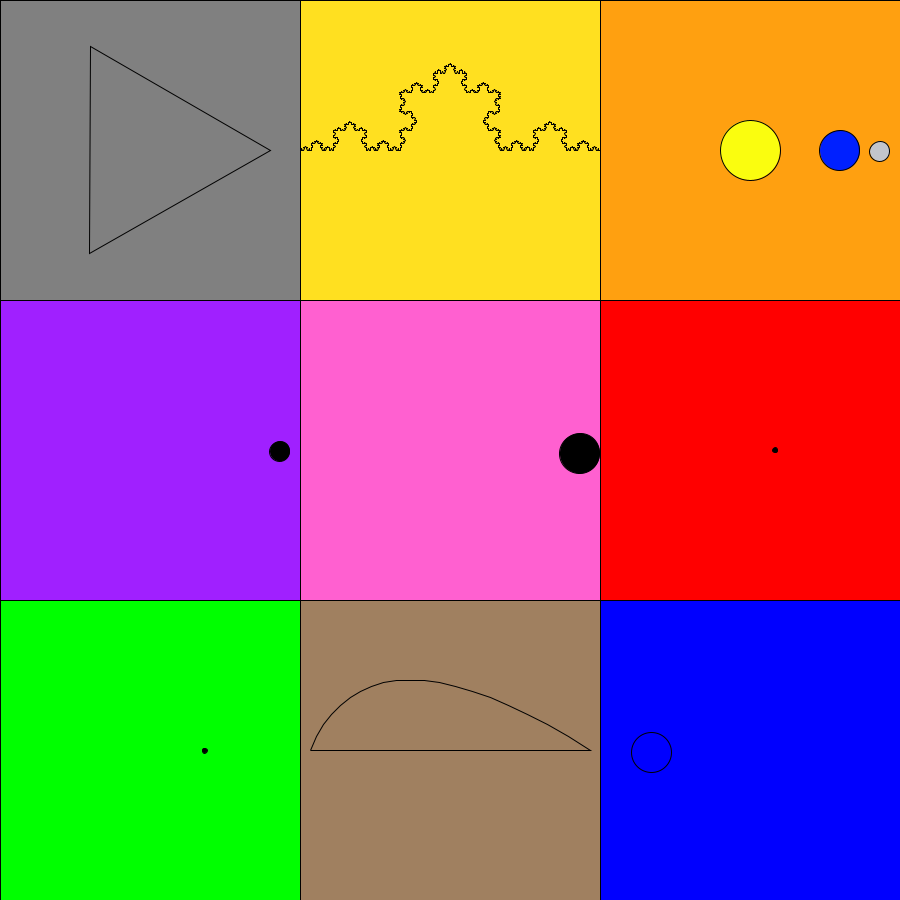
Frame 1 (no input)
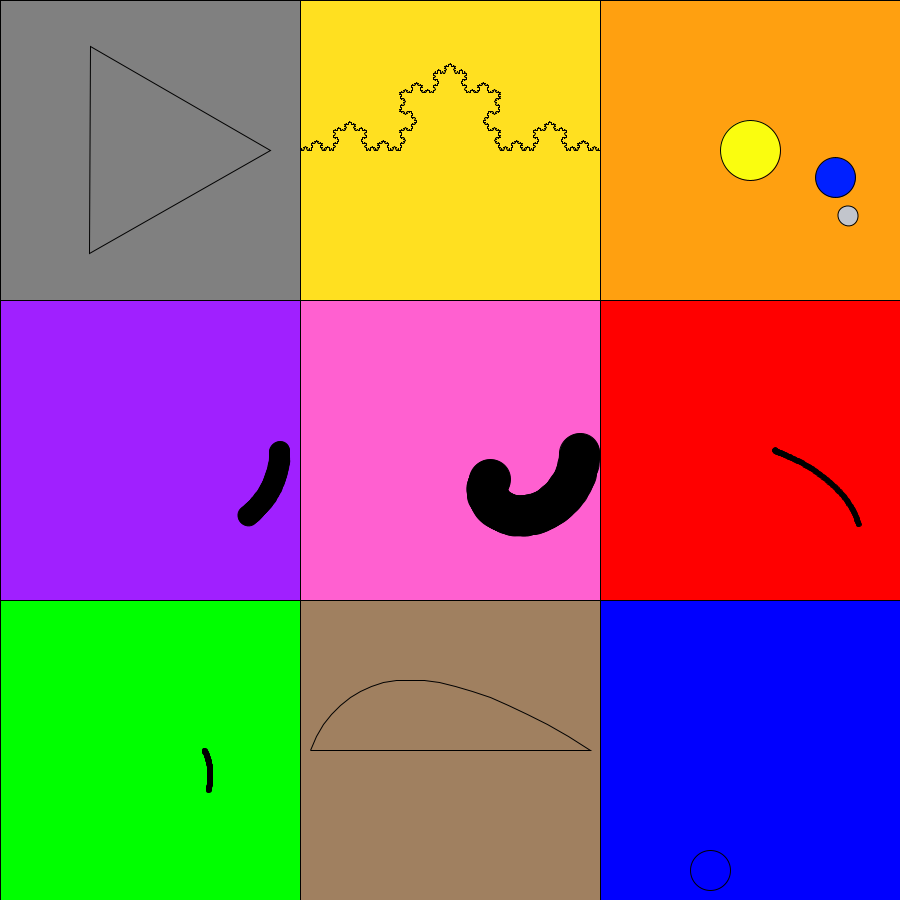
Frame 60 (the mouse pressed at the canvas centre just before this capture)
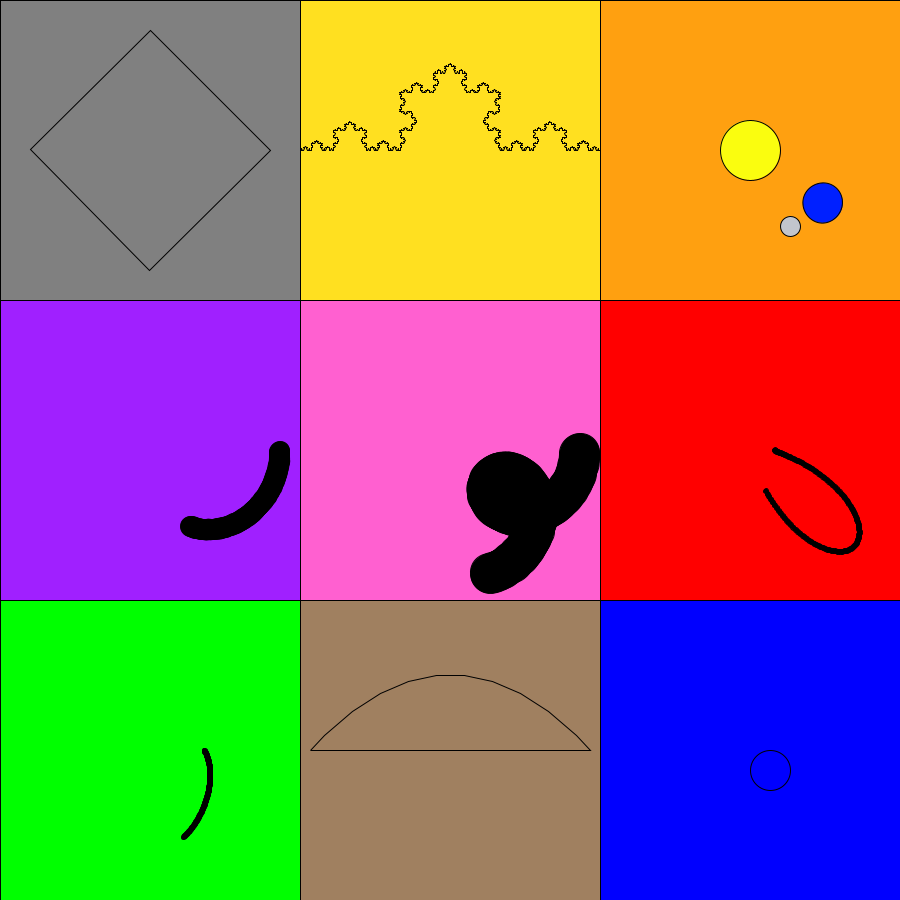
Frame 120 (the mouse held since frame 60 and released just before this capture)

The Processing sketch that drew these frames (run headless with seeded random() and noise(); from frame 60 on, the mouse is pressed at the canvas centre):

// Processing sketch: Trabalho_1
// ── Trabalho_1.pde
boolean drag = false;

float ballx = 50.0;
float bally = 150.0;

float ballRadius = 40.0;

float ballxSpeed = 1;
float ballySpeed = 2;

float p2x = 70;
float p2y = 10;

void setup() {
    size(900,900);
    frameRate(60);

    // (1,1)
    fill(128, 128, 128);
    rect(0, 0, 300, 300);
    
    // (1,2)
    fill(255, 224, 32);
    rect(300, 0, 300, 300);
    
    // (1,3)
    fill(255, 160, 16);
    rect(600, 0, 300, 300);
  
    // (2,1)
    fill(160, 32, 255);
    rect(0, 300, 300, 300);
    
    // (2,2)
    fill(255, 96, 208);
    rect(300, 300, 300, 300);
    
    // (2,3)
    fill(255, 0, 0);
    rect(600, 300, 300, 300);

    // (3,1)
    fill(0, 255, 0);
    rect(0, 600, 300, 300);
    
    // (3,2)
    fill(160, 128, 96);
    rect(300, 600, 300, 300);
    
    // (3,3)
    fill(0, 0, 255);
    rect(600, 600, 300, 300);
}

void draw() {
    // Questão A
    fill(128, 128, 128);
    rect(0, 0, 300, 300);

    translate(150, 150);

    float radius = 300 * 0.4;
    float sides = 3 + frameCount / 120 % 10;
    float theta = TWO_PI / sides;

    beginShape();

    for (int i = 0; i < sides; i++) {
        float x = radius * cos(theta * i);
        float y = radius * sin(theta * i);

        vertex(x, y);
    }

    endShape(CLOSE);

    translate(-150, -150);

    // Questão B
    fill(255, 224, 32);
    rect(300, 0, 300, 300);

    translate(300, 0);

    float ax = 0.0;
    float ay = 150.0;

    float bx = 300.0;
    float by = 150.0;

    koch(ax, ay, bx, by, 5);

    translate(-300, 0);

    // Questão C
    fill(255, 160, 16);
    rect(600, 0, 300, 300);

    translate(600, 150);

    float sunRadius = 60.0;
    float earthRadius = 40.0;
    float moonRadius = 20.0;

    float earthAngle = TWO_PI * frameCount / 1200;
    float moonAngle = TWO_PI * frameCount / 300 - earthAngle;

    pushMatrix();

    translate(150, 0);

    fill(250, 253, 15);
    circle(0, 0, sunRadius);

    pushMatrix();
    
    rotate(earthAngle);

    translate(90, 0);

    fill(0, 32, 255);
    circle(0, 0, earthRadius);

    pushMatrix();
    
    rotate(moonAngle);

    translate(40, 0);

    fill(194, 197, 204);
    circle(0, 0, moonRadius);

    popMatrix();

    popMatrix();

    popMatrix();

    translate(-600, -150);
    
    // Questão D
    if (frameCount % 1200 == 0) {
        fill(160, 32, 255);
        rect(0, 300, 300, 300); 
    }
    
    translate(0, 450);
    
    pushMatrix();

    translate(150, 0);

    pushMatrix();
    
    rotate(earthAngle);

    translate(90, 0);

    pushMatrix();
    
    rotate(moonAngle);

    translate(40, 0);

    fill(0, 0, 0);
    circle(0, 0, moonRadius);

    popMatrix();

    popMatrix();

    popMatrix();
    
    translate(0, -450);
    
    // Questão E
    if (frameCount % 600 == 0) {
        fill(255, 96, 208);
        rect(300, 300, 300, 300); 
    }
    
    translate(300, 450);
    
    moonRadius = 40.0;
    
    earthAngle = TWO_PI * frameCount / 600;
    moonAngle = TWO_PI * frameCount / 100 - earthAngle;
    
    pushMatrix();

    translate(150, 0);

    pushMatrix();
    
    rotate(earthAngle);

    translate(90, 0);

    pushMatrix();
    
    rotate(moonAngle);

    translate(40, 0);

    fill(0, 0, 0);
    circle(0, 0, moonRadius);

    popMatrix();

    popMatrix();

    popMatrix();
    
    translate(-300, -450);
    
    // Questão F
    translate(750, 450);
    
    float u = frameCount / 100.0;
    
    float ux = 35 * cos(u) * (exp(cos(u)) - 2 * cos(4 * u) - sin(pow(u / 12, 5)));
    float uy = 35 * sin(u) * (exp(cos(u)) - 2 * cos(4 * u) - sin(pow(u / 12, 5)));
    
    circle(ux, uy, 5);
    
    translate(-750, -450);
    
    // Questão G
    translate(150, 750);
    
    float rtheta = frameCount / 100.0;
    
    float ra = 0.5;
    float rb = 0.2;
    
    float R = 70;
    
    float r1 = 10;
    float r2 = 0.2;
    
    float r = R * (1 + ra * cos(2 * rtheta + r1) + rb * cos(3 * rtheta + r2));
    
    float rx = r * cos(rtheta);
    float ry = r * sin(rtheta);
    
    circle(rx, ry, 5);
    
    translate(-150, -750);
    
    // Questão H
    fill(160, 128, 96);
    rect(300, 600, 300, 300);
    
    translate(300, 600);
    
    float p1x = 10;
    float p1y = 150;

    if (drag) {
       p2x = min(max(mouseX - 300, 0), 300);
       p2y = min(max(mouseY - 600, 0), 300);
    }

    float p3x = 290;
    float p3y = 150;

    bezier(p1x, p1y, p2x, p2y, p3x, p3y);
    
    translate(-300, -600);
    
    fill(0, 0, 255);
    rect(600, 600, 300, 300);
    
    translate(600, 600);
    
    ballx += ballxSpeed;
    bally += ballySpeed;
    
    if (ballx <= 20 || ballx >= 280) {
       ballxSpeed *= -1; 
    }
    
    if (bally <= 20 || bally >= 280) {
       ballySpeed *= -1; 
    }
    
    circle(ballx,bally,ballRadius);
    
    translate(-600, -600);
}

void koch(float ax, float ay, float bx, float by, int rounds) {
    if (rounds == 0) {
        line(ax, ay, bx, by);
        return;
    }

    float theta = PI / 3;

    float cx = (bx - ax) / 3 + ax;
    float cy = (by - ay) / 3 + ay;
    
    float ex = (bx - ax) * 2 / 3 + ax;
    float ey = (by - ay) * 2 / 3 + ay;

    float dx = ((ex - cx) * cos(theta) + (ey - cy) * sin(theta)) + cx;
    float dy = ((ey - cy) * cos(theta) - (ex - cx) * sin(theta)) + cy;

    koch(ax, ay, cx, cy, rounds - 1);
    koch(cx, cy, dx, dy, rounds - 1);
    koch(dx, dy, ex, ey, rounds - 1);
    koch(ex, ey, bx, by, rounds - 1);
}

void bezier(float p1x, float p1y, float p2x, float p2y, float p3x, float p3y) {
    noFill();
    beginShape();
    vertex(p1x, p1y);
    
    for(float t = 0; t <= 1; t += 0.05)
    {
      float ax = p1x + t * (p2x - p1x);
      float bx = p2x + t * (p3x - p2x);
      float cx = ax + t * (bx - ax);
      float ay = p1y + t * (p2y - p1y);
      float by = p2y + t * (p3y - p2y);
      float cy = ay + t * (by - ay);

      vertex(cx,cy);  
    }

    vertex(p3x, p3y);
    
    endShape(CLOSE);
}

void mousePressed() {
    drag = true;
}

void mouseReleased() {
   drag = false; 
}
